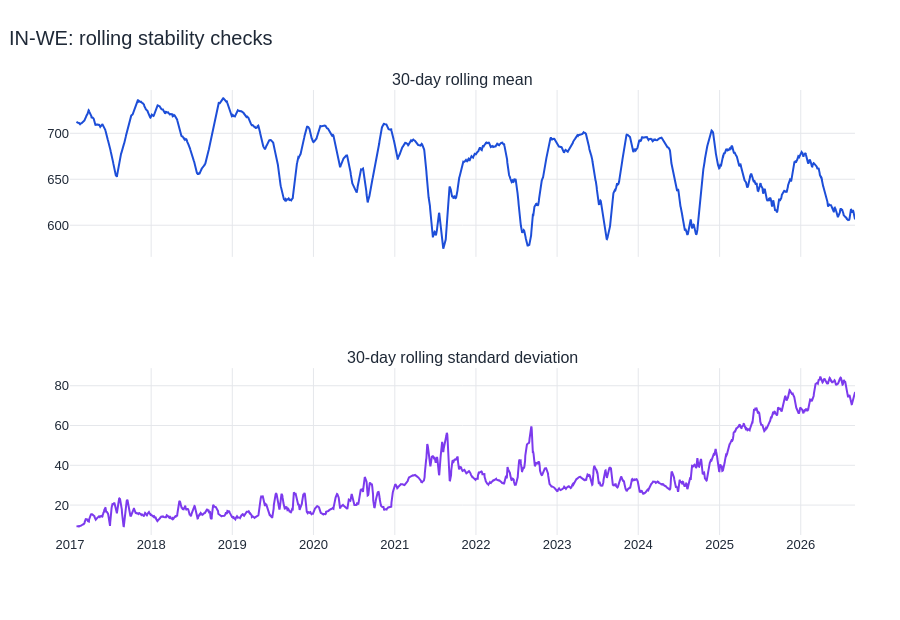

Notebook code for this chart:
### Markdown cell above
## 6. Stationarity analysis

*Test whether the level and variability stay stable over time*

ADF tests the null hypothesis of a unit root. KPSS tests the opposite null of level stationarity. We use both because agreement is easier to trust. A lag-24 difference means “this hour minus the same hour yesterday.”

### Code cell
def stationarity_row(series, label):
    clean = series.dropna()
    adf_result = adfuller(clean, autolag="AIC")
    kpss_result = kpss(clean, regression="c", nlags="auto")
    return {"Series": label, "ADF statistic": adf_result[0], "ADF p-value": adf_result[1],
            "KPSS statistic": kpss_result[0], "KPSS p-value": kpss_result[1]}

difference_24 = data["carbon"].diff(24).dropna()
stationarity = pd.DataFrame([
    stationarity_row(data["carbon"], "Raw carbon intensity"),
    stationarity_row(difference_24, "Lag-24 differenced carbon intensity"),
])
display(stationarity.round(5))

rolling = data["carbon"].rolling(24 * 30).agg(["mean", "std"]).resample("D").last()
fig = make_subplots(rows=2, cols=1, shared_xaxes=True,
                    subplot_titles=("30-day rolling mean", "30-day rolling standard deviation"))
fig.add_trace(go.Scatter(x=rolling.index, y=rolling["mean"], line=dict(color=COLORS["trend"]),
                         name="Rolling mean"), row=1, col=1)
fig.add_trace(go.Scatter(x=rolling.index, y=rolling["std"], line=dict(color="#7c3aed"),
                         name="Rolling standard deviation"), row=2, col=1)
fig.update_layout(height=620, title=f"{REGION}: rolling stability checks", showlegend=False)
show_chart(fig)

raw_kpss = stationarity.loc[0, "KPSS p-value"]
diff_adf = stationarity.loc[1, "ADF p-value"]
diff_kpss = stationarity.loc[1, "KPSS p-value"]
display(Markdown(
    f"The raw KPSS p-value is **{raw_kpss:.4f}**. After lag-24 differencing, "
    f"ADF p = **{diff_adf:.4f}** and KPSS p = **{diff_kpss:.4f}**. "
    "The differenced series is the safer stationary input when ADF is below 0.05 and KPSS is at or above 0.05."
))

### Figure 1 — Plotly figure (JSON) as saved in the notebook; plotly's stock layout.template omitted (floating-point values rounded to 4 significant figures; data arrays with more than 128 entries replaced by an {"elided": "..."} marker saying what was removed)
{"data": [{"line": {"color": "#1d4ed8"}, "name": "Rolling mean", "type": "scatter", "x": {"elided": "3532 str values"}, "xaxis": "x", "y": {"elided": "3532 float values"}, "yaxis": "y"}, {"line": {"color": "#7c3aed"}, "name": "Rolling standard deviation", "type": "scatter", "x": {"elided": "3532 str values"}, "xaxis": "x2", "y": {"elided": "3532 float values"}, "yaxis": "y2"}], "layout": {"annotations": [{"font": {"size": 16}, "showarrow": false, "text": "30-day rolling mean", "x": 0.5, "xanchor": "center", "xref": "paper", "y": 1.0, "yanchor": "bottom", "yref": "paper"}, {"font": {"size": 16}, "showarrow": false, "text": "30-day rolling standard deviation", "x": 0.5, "xanchor": "center", "xref": "paper", "y": 0.375, "yanchor": "bottom", "yref": "paper"}], "autosize": true, "font": {"color": "#1f2937", "family": "Arial, sans-serif", "size": 13}, "height": 620, "hoverlabel": {"font": {"size": 13}}, "margin": {"b": 85, "l": 70, "r": 45, "t": 90}, "showlegend": false, "title": {"font": {"size": 20}, "text": "IN-WE: rolling stability checks", "x": 0.01, "xanchor": "left"}, "xaxis": {"anchor": "y", "automargin": true, "domain": [0.0, 1.0], "gridcolor": "#e5e7eb", "matches": "x2", "showgrid": true, "showticklabels": false}, "xaxis2": {"anchor": "y2", "automargin": true, "domain": [0.0, 1.0], "gridcolor": "#e5e7eb", "showgrid": true}, "yaxis": {"anchor": "x", "automargin": true, "domain": [0.625, 1.0], "gridcolor": "#e5e7eb", "showgrid": true, "zeroline": false}, "yaxis2": {"anchor": "x2", "automargin": true, "domain": [0.0, 0.375], "gridcolor": "#e5e7eb", "showgrid": true, "zeroline": false}}}
